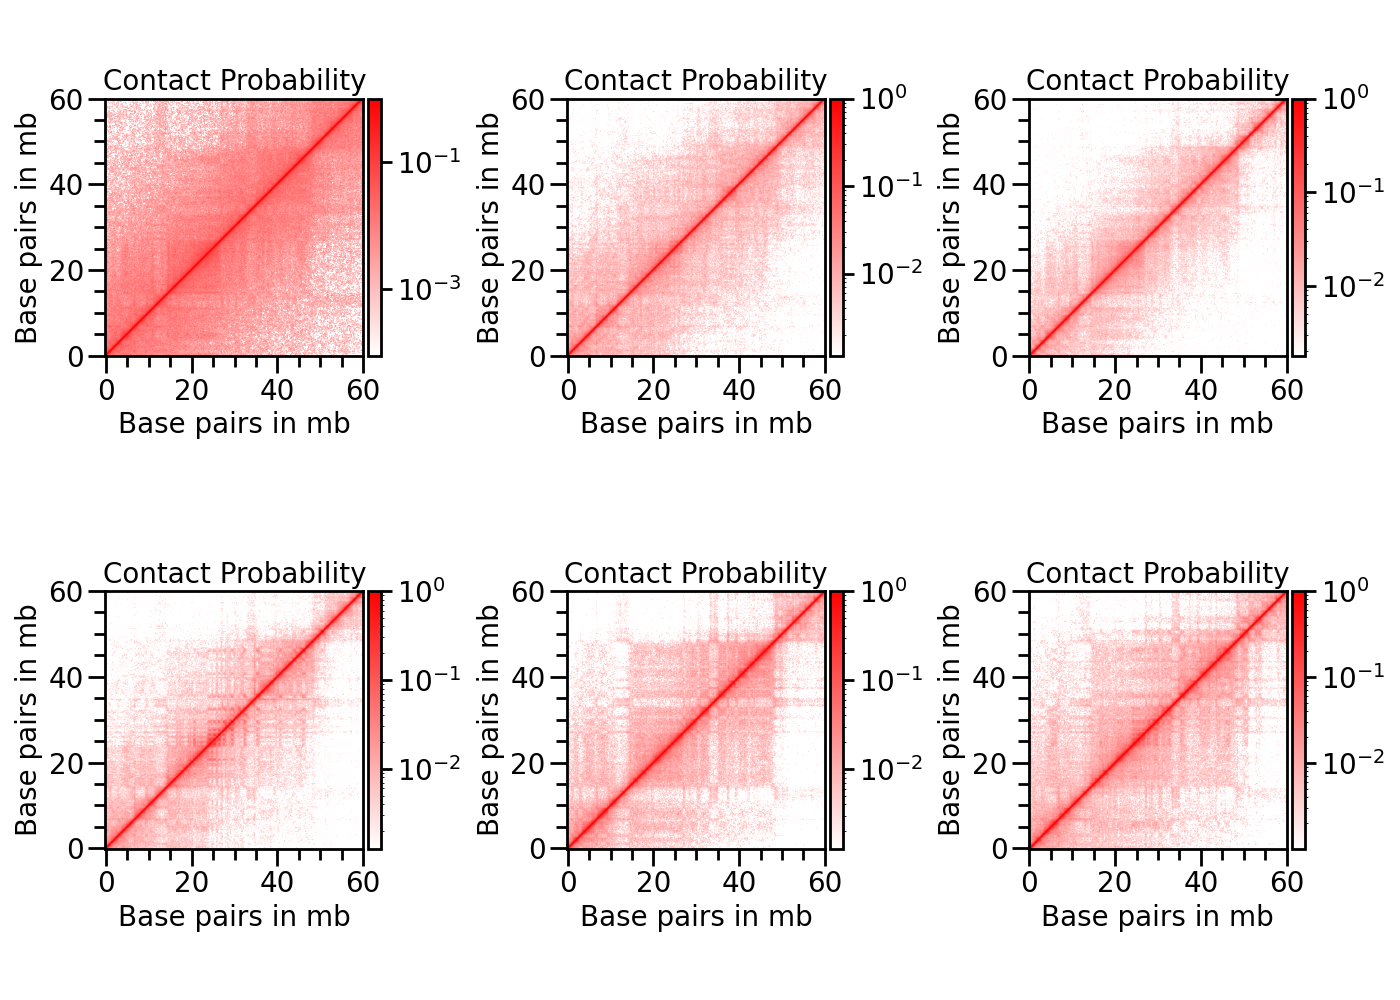

Write Python code to recreate this figure.
import numpy as np
from scipy import interpolate
import seaborn as sns
import matplotlib
import matplotlib.pyplot as plt
from matplotlib import colors
from matplotlib.colors import LinearSegmentedColormap
from mpl_toolkits.axes_grid1 import make_axes_locatable
from matplotlib.pyplot import MultipleLocator
import matplotlib.colors as mcolors
from matplotlib.ticker import LogLocator,LogFormatter,AutoMinorLocator
import sys
sys.path.append('D:\\Biophysics\\MyPython\\functions')
from dist_prob import dist_prob

reffile=[]
reffile+=['e2cp.dat']
reffile+=['e2cm.dat']
reffile+=['l2cp.dat']
reffile+=['l2cm.dat']
reffile+=['8cp.dat']
reffile+=['8cm.dat']
figname='plot'
nat=600

P_ref=np.zeros((len(reffile),nat,nat))
for i in range(len(reffile)):
    f=open(reffile[i],'r')
    lsf=f.readlines()
    for j in range(len(lsf)):
        ls_f=lsf[j].strip('\n').split()
        P_ref[i,int(ls_f[0])-1,int(ls_f[1])-1]=float(ls_f[2])
# for i in range(len(reffile)):
#     dp=dist_prob(P_ref[i])
#     norm=np.zeros((nat,nat))
#     for j in range(nat):
#         for k in range(nat):
#             norm[j,k]=dp[abs(j-k)]
#     P_ref[i]-=norm

wth=2
size=20
lenmaj=12
lenmin=8
lenbar=8
tick=200
### Diaplay labels every #tick matrix indexes.
unit='mb'
if unit=='kb':
    scale=1000
    ### Unit conversion scale.
if unit=='mb':
    scale=1000000
binsize=100000
x_positions=np.arange(0.5,nat+0.5+1,tick)
y_positions=np.arange(0.5,nat+0.5+1,tick)
x_labels=np.arange(0,int(binsize*nat/scale)+1,int(binsize*tick/scale))
y_labels=np.arange(0,int(binsize*nat/scale)+1,int(binsize*tick/scale))
subp=[231,232,233,234,235,236]

plt.figure(figsize=(14,10))
for i in range(len(reffile)):
    ax=plt.subplot(subp[i])
    color=[(1,1,1),(1,0,0)]
    nodes=[0.0,1.0]
    cmap=LinearSegmentedColormap.from_list('custom_cmap',list(zip(nodes,color)))
    norm=colors.LogNorm()
    img=plt.imshow(P_ref[i],cmap=cmap,norm=norm)
    plt.xticks(x_positions,x_labels)
    plt.yticks(y_positions,y_labels)
    plt.gca().invert_yaxis()
    # img.tick_params(axis='x',labeltop=True,labelbottom=False)
    plt.xlabel('Base pairs in '+unit,fontsize=size)
    plt.ylabel('Base pairs in '+unit,fontsize=size)
    plt.title('Contact Probability',fontsize=size)
    plt.minorticks_on()
    plt.tick_params(axis="both",which="major",direction="out",width=wth,length=lenmaj,labelsize=size)
    plt.tick_params(axis="both",which="minor",direction="out",width=wth,length=lenmin,labelsize=size)
    for spine in ax.spines.values():
            spine.set_linewidth(wth)
    divider=make_axes_locatable(ax)
    cax=divider.append_axes("right",size="5%",pad=0.05)
    cbar=plt.colorbar(img,cax=cax)
    cbar.ax1.tick_params(direction="out",width=wth,length=lenbar,labelsize=size,labelcolor='black')
    cbar.outline.set_linewidth(wth)

plt.tight_layout()
plt.savefig(f'{figname}.png',format='png')
plt.savefig(f'{figname}.pdf',format='pdf')
plt.show()